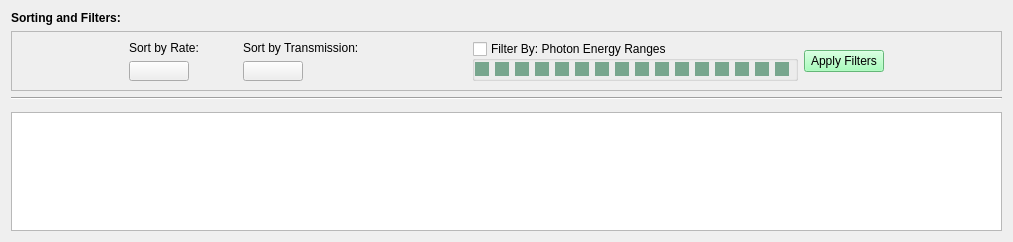
<?xml version="1.0" encoding="UTF-8"?>
<ui version="4.0">
 <class>ff_form</class>
 <widget class="QWidget" name="ff_form">
  <property name="geometry">
   <rect>
    <x>0</x>
    <y>0</y>
    <width>1013</width>
    <height>242</height>
   </rect>
  </property>
  <property name="windowTitle">
   <string>Fast Faults</string>
  </property>
  <layout class="QVBoxLayout" name="verticalLayout" stretch="0,0,0,0,1">
   <item>
    <widget class="QLabel" name="label">
     <property name="font">
      <font>
       <weight>75</weight>
       <bold>true</bold>
      </font>
     </property>
     <property name="text">
      <string>Sorting and Filters:</string>
     </property>
    </widget>
   </item>
   <item>
    <widget class="QFrame" name="ff_frame_filters">
     <property name="maximumSize">
      <size>
       <width>16777215</width>
       <height>60</height>
      </size>
     </property>
     <property name="frameShape">
      <enum>QFrame::StyledPanel</enum>
     </property>
     <property name="frameShadow">
      <enum>QFrame::Raised</enum>
     </property>
     <layout class="QHBoxLayout" name="horizontalLayout_8" stretch="0,0,0,0,0,0,0">
      <item>
       <spacer name="horizontalSpacer">
        <property name="orientation">
         <enum>Qt::Horizontal</enum>
        </property>
        <property name="sizeHint" stdset="0">
         <size>
          <width>40</width>
          <height>20</height>
         </size>
        </property>
       </spacer>
      </item>
      <item>
       <layout class="QGridLayout" name="gridLayout">
        <property name="sizeConstraint">
         <enum>QLayout::SetDefaultConstraint</enum>
        </property>
        <property name="leftMargin">
         <number>0</number>
        </property>
        <item row="1" column="1">
         <spacer name="horizontalSpacer_2">
          <property name="orientation">
           <enum>Qt::Horizontal</enum>
          </property>
          <property name="sizeHint" stdset="0">
           <size>
            <width>40</width>
            <height>20</height>
           </size>
          </property>
         </spacer>
        </item>
        <item row="0" column="0" colspan="2">
         <widget class="QLabel" name="label_2">
          <property name="text">
           <string>Sort by Rate:</string>
          </property>
          <property name="alignment">
           <set>Qt::AlignLeading|Qt::AlignLeft|Qt::AlignVCenter</set>
          </property>
         </widget>
        </item>
        <item row="1" column="0">
         <widget class="QPushButton" name="sort_rate_button">
          <property name="sizePolicy">
           <sizepolicy hsizetype="Preferred" vsizetype="Fixed">
            <horstretch>0</horstretch>
            <verstretch>0</verstretch>
           </sizepolicy>
          </property>
          <property name="minimumSize">
           <size>
            <width>60</width>
            <height>0</height>
           </size>
          </property>
          <property name="cursor">
           <cursorShape>ArrowCursor</cursorShape>
          </property>
          <property name="styleSheet">
           <string notr="true"/>
          </property>
          <property name="text">
           <string/>
          </property>
          <property name="checkable">
           <bool>true</bool>
          </property>
          <property name="autoDefault">
           <bool>false</bool>
          </property>
          <property name="default">
           <bool>false</bool>
          </property>
          <property name="flat">
           <bool>false</bool>
          </property>
         </widget>
        </item>
       </layout>
      </item>
      <item>
       <layout class="QGridLayout" name="gridLayout_2">
        <property name="leftMargin">
         <number>0</number>
        </property>
        <item row="1" column="0">
         <widget class="QPushButton" name="sort_transm_button">
          <property name="sizePolicy">
           <sizepolicy hsizetype="Preferred" vsizetype="Fixed">
            <horstretch>0</horstretch>
            <verstretch>0</verstretch>
           </sizepolicy>
          </property>
          <property name="minimumSize">
           <size>
            <width>60</width>
            <height>0</height>
           </size>
          </property>
          <property name="styleSheet">
           <string notr="true"/>
          </property>
          <property name="text">
           <string/>
          </property>
          <property name="checkable">
           <bool>true</bool>
          </property>
          <property name="autoDefault">
           <bool>false</bool>
          </property>
         </widget>
        </item>
        <item row="0" column="0" colspan="2">
         <widget class="QLabel" name="label_3">
          <property name="text">
           <string>Sort by Transmission:</string>
          </property>
         </widget>
        </item>
        <item row="1" column="1">
         <spacer name="horizontalSpacer_4">
          <property name="orientation">
           <enum>Qt::Horizontal</enum>
          </property>
          <property name="sizeHint" stdset="0">
           <size>
            <width>40</width>
            <height>20</height>
           </size>
          </property>
         </spacer>
        </item>
       </layout>
      </item>
      <item>
       <spacer name="horizontalSpacer_5">
        <property name="orientation">
         <enum>Qt::Horizontal</enum>
        </property>
        <property name="sizeHint" stdset="0">
         <size>
          <width>40</width>
          <height>20</height>
         </size>
        </property>
       </spacer>
      </item>
      <item>
       <widget class="QGroupBox" name="ff_filter_gb_bitmask">
        <property name="enabled">
         <bool>true</bool>
        </property>
        <property name="title">
         <string>Filter By: Photon Energy Ranges</string>
        </property>
        <property name="checkable">
         <bool>true</bool>
        </property>
        <property name="checked">
         <bool>false</bool>
        </property>
        <layout class="QHBoxLayout" name="horizontalLayout_4">
         <property name="spacing">
          <number>0</number>
         </property>
         <property name="leftMargin">
          <number>0</number>
         </property>
         <property name="topMargin">
          <number>0</number>
         </property>
         <property name="rightMargin">
          <number>0</number>
         </property>
         <property name="bottomMargin">
          <number>0</number>
         </property>
         <item>
          <widget class="QCheckBox" name="filter_cb_bit15">
           <property name="enabled">
            <bool>false</bool>
           </property>
           <property name="styleSheet">
            <string notr="true">QCheckBox::indicator:unchecked {background-color: rgb(180, 180, 180); }

QCheckBox::indicator:checked {background-color: green;}

QCheckBox::indicator:checked:disabled {background-color: rgb(120, 166, 142);}

QCheckBox::indicator:unchecked:disabled {background-color: rgb(224, 224, 224);}</string>
           </property>
           <property name="text">
            <string/>
           </property>
           <property name="checkable">
            <bool>true</bool>
           </property>
           <property name="checked">
            <bool>true</bool>
           </property>
           <property name="tristate">
            <bool>false</bool>
           </property>
          </widget>
         </item>
         <item>
          <widget class="QCheckBox" name="filter_cb_bit14">
           <property name="enabled">
            <bool>false</bool>
           </property>
           <property name="styleSheet">
            <string notr="true">QCheckBox::indicator:unchecked {background-color: rgb(180, 180, 180); }

QCheckBox::indicator::checked {background-color: green;}

QCheckBox::indicator:checked:disabled {background-color: rgb(120, 166, 142);}

QCheckBox::indicator:unchecked:disabled {background-color: rgb(224, 224, 224);}</string>
           </property>
           <property name="text">
            <string/>
           </property>
           <property name="checkable">
            <bool>true</bool>
           </property>
           <property name="checked">
            <bool>true</bool>
           </property>
           <property name="tristate">
            <bool>false</bool>
           </property>
          </widget>
         </item>
         <item>
          <widget class="QCheckBox" name="filter_cb_bit13">
           <property name="enabled">
            <bool>false</bool>
           </property>
           <property name="styleSheet">
            <string notr="true">QCheckBox::indicator:unchecked {background-color: rgb(180, 180, 180); }

QCheckBox::indicator::checked {background-color: green;}

QCheckBox::indicator:checked:disabled {background-color: rgb(120, 166, 142);}

QCheckBox::indicator:unchecked:disabled {background-color: rgb(224, 224, 224);}</string>
           </property>
           <property name="text">
            <string/>
           </property>
           <property name="checkable">
            <bool>true</bool>
           </property>
           <property name="checked">
            <bool>true</bool>
           </property>
           <property name="tristate">
            <bool>false</bool>
           </property>
          </widget>
         </item>
         <item>
          <widget class="QCheckBox" name="filter_cb_bit12">
           <property name="enabled">
            <bool>false</bool>
           </property>
           <property name="styleSheet">
            <string notr="true">QCheckBox::indicator:unchecked {background-color: rgb(180, 180, 180); }

QCheckBox::indicator::checked {background-color: green;}

QCheckBox::indicator:checked:disabled {background-color: rgb(120, 166, 142);}

QCheckBox::indicator:unchecked:disabled {background-color: rgb(224, 224, 224);}</string>
           </property>
           <property name="text">
            <string/>
           </property>
           <property name="checkable">
            <bool>true</bool>
           </property>
           <property name="checked">
            <bool>true</bool>
           </property>
           <property name="tristate">
            <bool>false</bool>
           </property>
          </widget>
         </item>
         <item>
          <widget class="QCheckBox" name="filter_cb_bit11">
           <property name="enabled">
            <bool>false</bool>
           </property>
           <property name="styleSheet">
            <string notr="true">QCheckBox::indicator:unchecked {background-color: rgb(180, 180, 180); }

QCheckBox::indicator::checked {background-color: green;}

QCheckBox::indicator:checked:disabled {background-color: rgb(120, 166, 142);}

QCheckBox::indicator:unchecked:disabled {background-color: rgb(224, 224, 224);}</string>
           </property>
           <property name="text">
            <string/>
           </property>
           <property name="checkable">
            <bool>true</bool>
           </property>
           <property name="checked">
            <bool>true</bool>
           </property>
           <property name="tristate">
            <bool>false</bool>
           </property>
          </widget>
         </item>
         <item>
          <widget class="QCheckBox" name="filter_cb_bit10">
           <property name="enabled">
            <bool>false</bool>
           </property>
           <property name="styleSheet">
            <string notr="true">QCheckBox::indicator:unchecked {background-color: rgb(180, 180, 180); }

QCheckBox::indicator::checked {background-color: green;}

QCheckBox::indicator:checked:disabled {background-color: rgb(120, 166, 142);}

QCheckBox::indicator:unchecked:disabled {background-color: rgb(224, 224, 224);}</string>
           </property>
           <property name="text">
            <string/>
           </property>
           <property name="checkable">
            <bool>true</bool>
           </property>
           <property name="checked">
            <bool>true</bool>
           </property>
           <property name="tristate">
            <bool>false</bool>
           </property>
          </widget>
         </item>
         <item>
          <widget class="QCheckBox" name="filter_cb_bit9">
           <property name="enabled">
            <bool>false</bool>
           </property>
           <property name="styleSheet">
            <string notr="true">QCheckBox::indicator:unchecked {background-color: rgb(180, 180, 180); }

QCheckBox::indicator::checked {background-color: green;}

QCheckBox::indicator:checked:disabled {background-color: rgb(120, 166, 142);}

QCheckBox::indicator:unchecked:disabled {background-color: rgb(224, 224, 224);}</string>
           </property>
           <property name="text">
            <string/>
           </property>
           <property name="checkable">
            <bool>true</bool>
           </property>
           <property name="checked">
            <bool>true</bool>
           </property>
           <property name="tristate">
            <bool>false</bool>
           </property>
          </widget>
         </item>
         <item>
          <widget class="QCheckBox" name="filter_cb_bit8">
           <property name="enabled">
            <bool>false</bool>
           </property>
           <property name="styleSheet">
            <string notr="true">QCheckBox::indicator:unchecked {background-color: rgb(180, 180, 180); }

QCheckBox::indicator::checked {background-color: green;}

QCheckBox::indicator:checked:disabled {background-color: rgb(120, 166, 142);}

QCheckBox::indicator:unchecked:disabled {background-color: rgb(224, 224, 224);}</string>
           </property>
           <property name="text">
            <string/>
           </property>
           <property name="checkable">
            <bool>true</bool>
           </property>
           <property name="checked">
            <bool>true</bool>
           </property>
           <property name="tristate">
            <bool>false</bool>
           </property>
          </widget>
         </item>
         <item>
          <widget class="QCheckBox" name="filter_cb_bit7">
           <property name="enabled">
            <bool>false</bool>
           </property>
           <property name="styleSheet">
            <string notr="true">QCheckBox::indicator:unchecked {background-color: rgb(180, 180, 180); }

QCheckBox::indicator::checked {background-color: green;}

QCheckBox::indicator:checked:disabled {background-color: rgb(120, 166, 142);}

QCheckBox::indicator:unchecked:disabled {background-color: rgb(224, 224, 224);}</string>
           </property>
           <property name="text">
            <string/>
           </property>
           <property name="checkable">
            <bool>true</bool>
           </property>
           <property name="checked">
            <bool>true</bool>
           </property>
           <property name="tristate">
            <bool>false</bool>
           </property>
          </widget>
         </item>
         <item>
          <widget class="QCheckBox" name="filter_cb_bit6">
           <property name="enabled">
            <bool>false</bool>
           </property>
           <property name="styleSheet">
            <string notr="true">QCheckBox::indicator:unchecked {background-color: rgb(180, 180, 180); }

QCheckBox::indicator::checked {background-color: green;}

QCheckBox::indicator:checked:disabled {background-color: rgb(120, 166, 142);}

QCheckBox::indicator:unchecked:disabled {background-color: rgb(224, 224, 224);}</string>
           </property>
           <property name="text">
            <string/>
           </property>
           <property name="checkable">
            <bool>true</bool>
           </property>
           <property name="checked">
            <bool>true</bool>
           </property>
           <property name="tristate">
            <bool>false</bool>
           </property>
          </widget>
         </item>
         <item>
          <widget class="QCheckBox" name="filter_cb_bit5">
           <property name="enabled">
            <bool>false</bool>
           </property>
           <property name="styleSheet">
            <string notr="true">QCheckBox::indicator:unchecked {background-color: rgb(180, 180, 180); }

QCheckBox::indicator::checked {background-color: green;}

QCheckBox::indicator:checked:disabled {background-color: rgb(120, 166, 142);}

QCheckBox::indicator:unchecked:disabled {background-color: rgb(224, 224, 224);}</string>
           </property>
           <property name="text">
            <string/>
           </property>
           <property name="checkable">
            <bool>true</bool>
           </property>
           <property name="checked">
            <bool>true</bool>
           </property>
           <property name="tristate">
            <bool>false</bool>
           </property>
          </widget>
         </item>
         <item>
          <widget class="QCheckBox" name="filter_cb_bit4">
           <property name="enabled">
            <bool>false</bool>
           </property>
           <property name="styleSheet">
            <string notr="true">QCheckBox::indicator:unchecked {background-color: rgb(180, 180, 180); }

QCheckBox::indicator::checked {background-color: green;}

QCheckBox::indicator:checked:disabled {background-color: rgb(120, 166, 142);}

QCheckBox::indicator:unchecked:disabled {background-color: rgb(224, 224, 224);}</string>
           </property>
           <property name="text">
            <string/>
           </property>
           <property name="checkable">
            <bool>true</bool>
           </property>
           <property name="checked">
            <bool>true</bool>
           </property>
           <property name="tristate">
            <bool>false</bool>
           </property>
          </widget>
         </item>
         <item>
          <widget class="QCheckBox" name="filter_cb_bit3">
           <property name="enabled">
            <bool>false</bool>
           </property>
           <property name="styleSheet">
            <string notr="true">QCheckBox::indicator:unchecked {background-color: rgb(180, 180, 180); }

QCheckBox::indicator::checked {background-color: green;}

QCheckBox::indicator:checked:disabled {background-color: rgb(120, 166, 142);}

QCheckBox::indicator:unchecked:disabled {background-color: rgb(224, 224, 224);}</string>
           </property>
           <property name="text">
            <string/>
           </property>
           <property name="checkable">
            <bool>true</bool>
           </property>
           <property name="checked">
            <bool>true</bool>
           </property>
           <property name="tristate">
            <bool>false</bool>
           </property>
          </widget>
         </item>
         <item>
          <widget class="QCheckBox" name="filter_cb_bit2">
           <property name="enabled">
            <bool>false</bool>
           </property>
           <property name="styleSheet">
            <string notr="true">QCheckBox::indicator:unchecked {background-color: rgb(180, 180, 180); }

QCheckBox::indicator::checked {background-color: green;}

QCheckBox::indicator:checked:disabled {background-color: rgb(120, 166, 142);}

QCheckBox::indicator:unchecked:disabled {background-color: rgb(224, 224, 224);}</string>
           </property>
           <property name="text">
            <string/>
           </property>
           <property name="checkable">
            <bool>true</bool>
           </property>
           <property name="checked">
            <bool>true</bool>
           </property>
           <property name="tristate">
            <bool>false</bool>
           </property>
          </widget>
         </item>
         <item>
          <widget class="QCheckBox" name="filter_cb_bit1">
           <property name="enabled">
            <bool>false</bool>
           </property>
           <property name="styleSheet">
            <string notr="true">QCheckBox::indicator:unchecked {background-color: rgb(180, 180, 180); }

QCheckBox::indicator::checked {background-color: green;}

QCheckBox::indicator:checked:disabled {background-color: rgb(120, 166, 142);}

QCheckBox::indicator:unchecked:disabled {background-color: rgb(224, 224, 224);}</string>
           </property>
           <property name="text">
            <string/>
           </property>
           <property name="checkable">
            <bool>true</bool>
           </property>
           <property name="checked">
            <bool>true</bool>
           </property>
           <property name="tristate">
            <bool>false</bool>
           </property>
          </widget>
         </item>
         <item>
          <widget class="QCheckBox" name="filter_cb_bit0">
           <property name="enabled">
            <bool>false</bool>
           </property>
           <property name="styleSheet">
            <string notr="true">QCheckBox::indicator:unchecked {background-color: rgb(180, 180, 180); }

QCheckBox::indicator::checked {background-color: green;}

QCheckBox::indicator:checked:disabled {background-color: rgb(120, 166, 142);}

QCheckBox::indicator:unchecked:disabled {background-color: rgb(224, 224, 224);}</string>
           </property>
           <property name="text">
            <string/>
           </property>
           <property name="checkable">
            <bool>true</bool>
           </property>
           <property name="checked">
            <bool>true</bool>
           </property>
           <property name="tristate">
            <bool>false</bool>
           </property>
          </widget>
         </item>
        </layout>
       </widget>
      </item>
      <item>
       <layout class="QVBoxLayout" name="verticalLayout_2" stretch="1,0,1">
        <property name="spacing">
         <number>0</number>
        </property>
        <item>
         <spacer name="verticalSpacer">
          <property name="orientation">
           <enum>Qt::Vertical</enum>
          </property>
          <property name="sizeHint" stdset="0">
           <size>
            <width>20</width>
            <height>40</height>
           </size>
          </property>
         </spacer>
        </item>
        <item>
         <widget class="QPushButton" name="btn_apply_filters">
          <property name="styleSheet">
           <string notr="true">background-color: rgb(141, 255, 168);</string>
          </property>
          <property name="text">
           <string>Apply Filters</string>
          </property>
         </widget>
        </item>
        <item>
         <spacer name="verticalSpacer_2">
          <property name="orientation">
           <enum>Qt::Vertical</enum>
          </property>
          <property name="sizeHint" stdset="0">
           <size>
            <width>20</width>
            <height>40</height>
           </size>
          </property>
         </spacer>
        </item>
       </layout>
      </item>
      <item>
       <spacer name="horizontalSpacer_3">
        <property name="orientation">
         <enum>Qt::Horizontal</enum>
        </property>
        <property name="sizeHint" stdset="0">
         <size>
          <width>40</width>
          <height>20</height>
         </size>
        </property>
       </spacer>
      </item>
     </layout>
    </widget>
   </item>
   <item>
    <widget class="Line" name="line">
     <property name="orientation">
      <enum>Qt::Horizontal</enum>
     </property>
    </widget>
   </item>
   <item>
    <widget class="PyDMEmbeddedDisplay" name="PyDMEmbeddedDisplay">
     <property name="sizePolicy">
      <sizepolicy hsizetype="Preferred" vsizetype="Preferred">
       <horstretch>0</horstretch>
       <verstretch>0</verstretch>
      </sizepolicy>
     </property>
     <property name="maximumSize">
      <size>
       <width>16777215</width>
       <height>45</height>
      </size>
     </property>
     <property name="toolTip">
      <string/>
     </property>
     <property name="frameShape">
      <enum>QFrame::NoFrame</enum>
     </property>
     <property name="lineWidth">
      <number>0</number>
     </property>
     <property name="filename" stdset="0">
      <string>templates/preemptive_requests_header.ui</string>
     </property>
     <property name="disconnectWhenHidden" stdset="0">
      <bool>false</bool>
     </property>
    </widget>
   </item>
   <item>
    <widget class="QTableWidget" name="reqs_table_widget">
     <property name="gridStyle">
      <enum>Qt::DotLine</enum>
     </property>
     <property name="sortingEnabled">
      <bool>true</bool>
     </property>
     <attribute name="horizontalHeaderVisible">
      <bool>false</bool>
     </attribute>
     <attribute name="horizontalHeaderShowSortIndicator" stdset="0">
      <bool>false</bool>
     </attribute>
     <attribute name="horizontalHeaderStretchLastSection">
      <bool>true</bool>
     </attribute>
     <attribute name="verticalHeaderVisible">
      <bool>true</bool>
     </attribute>
    </widget>
   </item>
  </layout>
 </widget>
 <customwidgets>
  <customwidget>
   <class>PyDMEmbeddedDisplay</class>
   <extends>QFrame</extends>
   <header>pydm.widgets.embedded_display</header>
  </customwidget>
 </customwidgets>
 <resources/>
 <connections/>
</ui>
